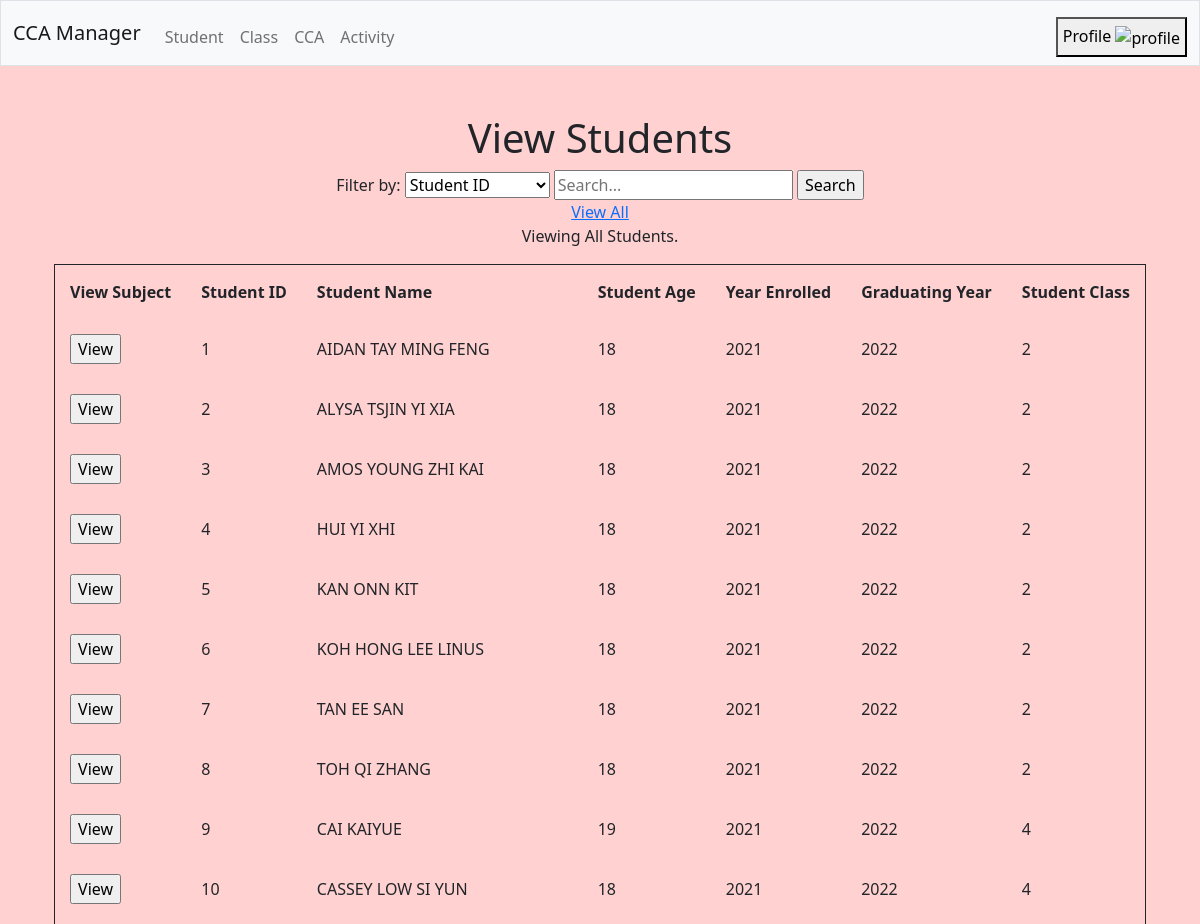
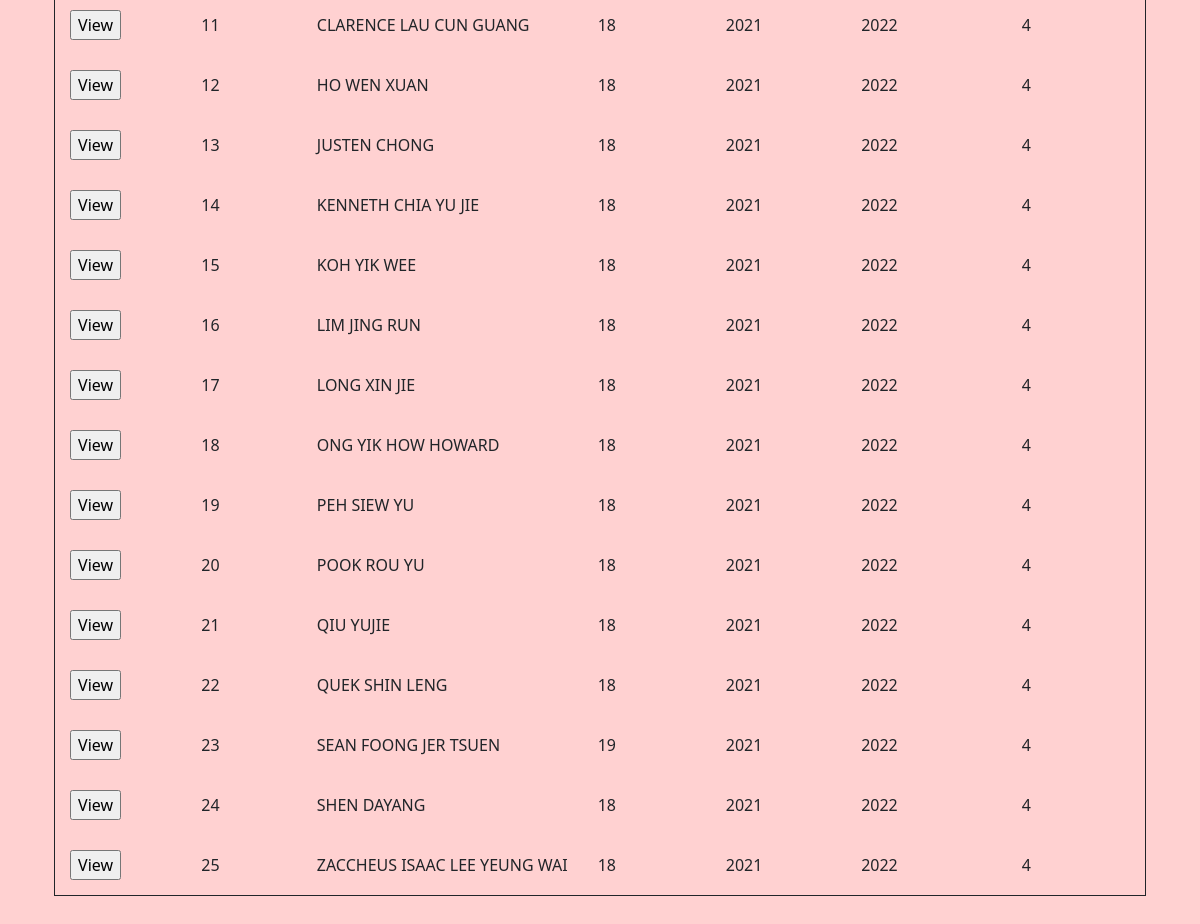
Screenshot of /view/students with the database file from the repository (2 pictures, top to bottom).
### tables this page shows
CREATE TABLE student (
    id INTEGER,
    name TEXT,
    age INTEGER,
    year_enrolled INTEGER,
    graduating_year INTEGER,
    student_class INTEGER,
    PRIMARY KEY(id),
    FOREIGN KEY(student_class) REFERENCES class(id)
);

### main.py (the view, shortened to what this page needs)
@app.route('/view/<form>', methods=['POST', 'GET'])
def view(form):
    if request.method == 'POST': # filter functions for view page
        search_key = request.form['search_key'] # str
        search_value = request.form['search_value'] # str
        data = storage.database[form].find(
            {search_key: search_value}
        ) # list of dict
    if form == 'students':
        if request.method == 'POST': # filter
            if data == []:
                return frontend.view_student(
                    data=data,
                    message='Student {} {} cannot be found.'.format(search_key, search_value)
                )
            else:
                return frontend.view_student(
                    data=data,
                    message="Viewing Students with {} {}.".format(search_key, search_value)
                )
        else:
            data = storage.database[form].get_all() # list of dict
            return frontend.view_student(data=data, message='Viewing All Students.')

### frontend.py (called while the page is built)
def view_student(data: list, message="") -> None:
    return render_template("view.html",
                           entity="students",
                           headers=[
                               {"label": "Student ID", "value": "id"},
                               {"label": "Student Name", "value": "name"},
                               {"label": "Student Age", "value": "age"},
                               {"label": "Year Enrolled", "value": "year_enrolled"},
                               {"label": "Graduating Year", "value": "graduating_year"},
                               {"label": "Student Class", "value": "student_class"}],
                           data=data,
                           message=message)

### storage.py (called while the page is built)
    def execute(self, sql_statement:str, values={}) -> list:
        with sqlite3.connect('database.db') as conn:
            conn.row_factory = sqlite3.Row # turns output into dict
            cur = conn.cursor()
            cur.execute(sql_statement, values)
            results = cur.fetchall()
            list_of_dict = []
            for record in results:
                list_of_dict.append(dict(record)) # convert Row object to dict
            return list_of_dict

    def get_all(self, column='*') -> list:
        sql_statement = 'SELECT ' + column + ' FROM ' + self.__table
        return self.execute(sql_statement)

### templates/view.html (shortened to what this page needs)
{% extends "layout.html" %}
{% block main %}
    <h1>View {{ entity | title }}</h1>
    {% if entity == "subject" %}
    <h2>Subjects Taken</h2>
    <h3>Student Name: {{ student_name['name'] }}</h3>
    <table>
        <tr>
            {% for header in headers %}
            <th>{{ header['label'] }}</th>
            {% endfor %}
        </tr>
        {% for record in data %}
        <tr>
            {% for value in record.values() %}
            <td>{{ value }}</td>
            {% endfor %}
        </tr>
        {% endfor %}
    </table>
    <p><a href="/view/students">Return to View Student</a></p>
    {% else %}
    <form action="/view/{{ entity }}" method="POST">
        <label for="search_key">Filter by: </label>
        <select name="search_key" id="search_key">
            {% for header in headers %}
            <option value="{{ header['value'] }}">{{ header['label'] }}</option>
            {% endfor %}
        </select>
        <input
            id="search_value"
            type="text"
            name="search_value"
            value=""
            placeholder="Search..."
            autocomplete="off"
            required
            >
        <input type="submit" value="Search">
    </form>
    <a href="/view/{{ entity }}">View All</a>
    <p id="fail">{{ message }}</p>
    <table>
        <tr>
            {% if entity == "students" %}
            <th>View Subject</th>
            {% endif %}
            {% for header in headers %}
            <th>{{ header['label'] }}</th>
            {% endfor %}
        </tr>
        {% for record in data %}
        <tr>
            {% if entity == "students" %}
            <td>
                <form action="/view/subject" method="GET">
                    <input type="submit" value="View">
                </form>
            </td>
            {% endif %}
            {% for value in record.values() %}
            <td>{{ value }}</td>
            {% endfor %}
        </tr>
        {% endfor %}
    </table>
    {% endif %}
{% endblock %}

### templates/layout.html (shortened to what this page needs)
<!DOCTYPE html>
<html lang="en">
    <head>
        <link href="https://cdn.jsdelivr.net/npm/bootstrap@5.1.3/dist/css/bootstrap.min.css" rel="stylesheet">
        <link href="/static/styles.css" rel="stylesheet">
    </head>
    <body>
        <nav class="bg-light border navbar navbar-expand-md navbar-light">
            <div class="container-fluid">
                <a class="navbar-brand" href='/index'>CCA Manager</a>
                <div class="collapse navbar-collapse" id="navbar">
                        <div class="navbar-nav me-auto mt-2">
                            <li class="nav-item"><a class="nav-link" href="/view/students">Student</a></li>
                            <li class="nav-item"><a class="nav-link" href="/view/classes">Class</a></li>
                            <li class="nav-item"><a class="nav-link" href="/view/ccas">CCA</a></li>
                            <li class="nav-item"><a class="nav-link" href="/view/activities">Activity</a></li>
                        </div>
                        <div class="navbar-nav ms-auto mt-2">
                            <li class="nav-item">
                                <div class="nav-dropdown">
                                <button onclick="myFunction()" class="nav-dropbtn">Profile <img src="https://super.so/icon/dark/chevron-down.svg" alt="profile" width="20" height="20"></button>
                            </div></li>
                        </div>
                </div>
            </div>
        </nav>
        <main class="container-fluid py-5 text-center">
            {% block main %}{% endblock %}
        </main>
    </body>
</html>

### static/styles.css (style rules this page uses)
body { background-color: #ffd1d1; }
table { border: 1px solid; margin-left: auto; margin-right: auto; }
th, td { padding: 15px; text-align: left; }
button { border: round; padding: 5px; }
.nav-dropdown { float: right; position: relative; display: inline-block; }

### rows the page displays
student: values "1" "18" "2", name "AIDAN TAY MING FENG", year_enrolled "2021", graduating_year "2022"
student: values "2" "18" "2", name "ALYSA TSJIN YI XIA", year_enrolled "2021", graduating_year "2022"
student: values "3" "18" "2", name "AMOS YOUNG ZHI KAI", year_enrolled "2021", graduating_year "2022"
student: values "4" "18" "2", name "HUI YI XHI", year_enrolled "2021", graduating_year "2022"
student: values "5" "18" "2", name "KAN ONN KIT", year_enrolled "2021", graduating_year "2022"
student: values "6" "18" "2", name "KOH HONG LEE LINUS", year_enrolled "2021", graduating_year "2022"
student: values "7" "18" "2", name "TAN EE SAN", year_enrolled "2021", graduating_year "2022"
student: values "8" "18" "2", name "TOH QI ZHANG", year_enrolled "2021", graduating_year "2022"
student: values "9" "19" "4", name "CAI KAIYUE", year_enrolled "2021", graduating_year "2022"
student: values "10" "18" "4", name "CASSEY LOW SI YUN", year_enrolled "2021", graduating_year "2022"
student: values "11" "18" "4", name "CLARENCE LAU CUN GUANG", year_enrolled "2021", graduating_year "2022"
student: values "12" "18" "4", name "HO WEN XUAN", year_enrolled "2021", graduating_year "2022"
student: values "13" "18" "4", name "JUSTEN CHONG", year_enrolled "2021", graduating_year "2022"
student: values "14" "18" "4", name "KENNETH CHIA YU JIE", year_enrolled "2021", graduating_year "2022"
student: values "15" "18" "4", name "KOH YIK WEE", year_enrolled "2021", graduating_year "2022"
student: values "16" "18" "4", name "LIM JING RUN", year_enrolled "2021", graduating_year "2022"
student: values "17" "18" "4", name "LONG XIN JIE", year_enrolled "2021", graduating_year "2022"
student: values "18" "18" "4", name "ONG YIK HOW HOWARD", year_enrolled "2021", graduating_year "2022"
student: values "19" "18" "4", name "PEH SIEW YU", year_enrolled "2021", graduating_year "2022"
student: values "20" "18" "4", name "POOK ROU YU", year_enrolled "2021", graduating_year "2022"
student: values "21" "18" "4", name "QIU YUJIE", year_enrolled "2021", graduating_year "2022"
student: values "22" "18" "4", name "QUEK SHIN LENG", year_enrolled "2021", graduating_year "2022"
student: values "23" "19" "4", name "SEAN FOONG JER TSUEN", year_enrolled "2021", graduating_year "2022"
student: values "24" "18" "4", name "SHEN DAYANG", year_enrolled "2021", graduating_year "2022"
student: values "25" "18" "4", name "ZACCHEUS ISAAC LEE YEUNG WAI", year_enrolled "2021", graduating_year "2022"

### other values shown
{{ entity | title }} "Students"
{{ message }} "Viewing All Students."
{{ header['label'] }} "Student ID" "Student Name" "Student Age" "Year Enrolled" "Graduating Year" "Student Class"
form field search_key "Student ID"
